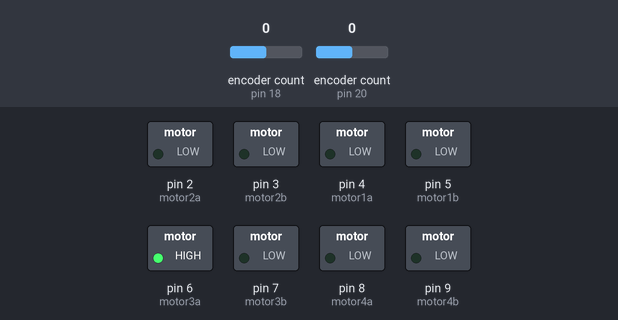
Simulated run of this sketch. Board: Arduino Uno, built with avr-gcc and run on an emulated ATmega328P. Shown: switched loads named in the sketch (green lamp = pin HIGH). Inputs (shaded band) come from the test bench; at power-on: encoder count (sensors on pin 18, pin 20) 0.

Above: at 0.1 s.
Timing chart, 0 to 1.6 s (numbered marks = the images above):
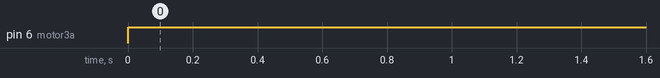

The sketch:

MotorTesting.ino
```cpp
#include <Encoder.h>
// const int TR = 5;
// const int TRb = 4;
// const int TL = 3;
// const int TLb = 2;
// const int BR = 6;
// const int BRb = 7;
// const int BL = 8;
// const int BLb = 9;
// const int motor1a = TR;
// const int motor1b = TRb;
// const int motor2a = BR;
// const int motor2b = BRb;
// const int motor3a = TL;
// const int motor3b = TLb;
// const int motor4a = BL;
// const int motor4b = BLb;
//top
const int motor1a = 4;
const int motor1b = 5;
//top
const int motor2a = 2;
const int motor2b = 3;
//bottom right
const int motor3a = 6;
const int motor3b = 7;
//bottom left
const int motor4a = 8;
const int motor4b = 9;
Encoder FL_motor(20, 21);  // 1 Front Left
Encoder FR_motor(18, 19);  // 2 Front Right
int speed = 255;
void setup()
{
  Serial.begin(9600);

  pinMode(motor1a, OUTPUT);
  pinMode(motor1b, OUTPUT);
  pinMode(motor2a, OUTPUT);
  pinMode(motor2b, OUTPUT);
  pinMode(motor3a, OUTPUT);
  pinMode(motor3b, OUTPUT);
  pinMode(motor4a, OUTPUT);
  pinMode(motor4b, OUTPUT);
}
 void motor1forward()//TOPLEFT doesn't work
 {
  analogWrite(motor1a, speed);
  analogWrite(motor1b, 0);
 }
  void motor2forward()
 {
  analogWrite(motor2a, speed);
  analogWrite(motor2b, 0);
 }
  void motor3forward()// doesn't work top left
 {
  analogWrite(motor3a, speed);
  analogWrite(motor3b, 0);
 }
  void motor4forward() // bottomleft
 {
  analogWrite(motor4a, speed);
  analogWrite(motor4b, 0);
 }
 void forward()
{
  motor1forward();
  motor2forward();
  motor3forward();
  motor4forward();
}
  void motor1backward()
 {
  analogWrite(motor1a, 0);
  analogWrite(motor1b, speed);
 }
  void motor2backward()
 {
  analogWrite(motor2a, 0);
  analogWrite(motor2b, speed);
 }
  void motor3backward()
 {
  analogWrite(motor3a, 0);
  analogWrite(motor3b, speed);
 }
  void motor4backward()
 {
  analogWrite(motor4a, 0);
  analogWrite(motor4b, speed);
 }
 void backward()
{
  motor1backward();
  motor2backward();
  motor3backward();
  motor4backward();
}
void left()
{
  int turn = 100;

  analogWrite(motor1a, turn);
  analogWrite(motor1b, 0);

  analogWrite(motor2a, turn);
  analogWrite(motor2b, 0);

  analogWrite(motor3a, speed);
  analogWrite(motor3b, 0);

  analogWrite(motor4a, speed);
  analogWrite(motor4b, 0);
}

void right()
{
  int turn = 100;

  analogWrite(motor1a, speed);
  analogWrite(motor1b, 0);

  analogWrite(motor2a, speed);
  analogWrite(motor2b, 0);

  analogWrite(motor3a, turn);
  analogWrite(motor3b, 0);

  analogWrite(motor4a, turn);
  analogWrite(motor4b, 0);
}

void stopMotors()
{
  analogWrite(motor1a, 0);
  analogWrite(motor1b, 0);
  analogWrite(motor2a, 0);
  analogWrite(motor2b, 0);
  analogWrite(motor3a, 0);
  analogWrite(motor3b, 0);
  analogWrite(motor4a, 0);
  analogWrite(motor4b, 0);
}
void movement()
{
  forward();
  delay(1000);

  backward();
  delay(1000);

  right();
  delay(1000);

  left();
  delay(1000);
}

void loop()
{
  motor3forward();
}
```

Measured:
- by itself, pin 6 (motor3a): LOW → HIGH at 0.00 s
